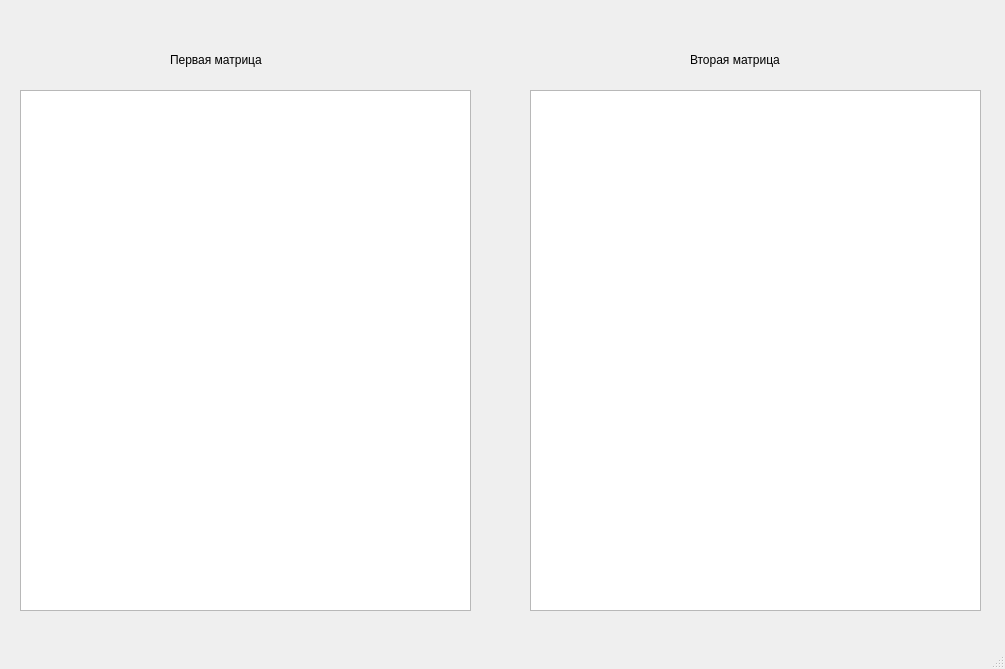
<?xml version="1.0" encoding="UTF-8"?>
<ui version="4.0">
 <class>MainWindow</class>
 <widget class="QMainWindow" name="MainWindow">
  <property name="geometry">
   <rect>
    <x>0</x>
    <y>0</y>
    <width>1005</width>
    <height>669</height>
   </rect>
  </property>
  <property name="windowTitle">
   <string>MainWindow</string>
  </property>
  <widget class="QWidget" name="centralwidget">
   <widget class="QTableWidget" name="tableWidget">
    <property name="geometry">
     <rect>
      <x>20</x>
      <y>90</y>
      <width>451</width>
      <height>521</height>
     </rect>
    </property>
   </widget>
   <widget class="QTableWidget" name="tableWidget_2">
    <property name="geometry">
     <rect>
      <x>530</x>
      <y>90</y>
      <width>451</width>
      <height>521</height>
     </rect>
    </property>
   </widget>
   <widget class="QLabel" name="label">
    <property name="geometry">
     <rect>
      <x>170</x>
      <y>50</y>
      <width>141</width>
      <height>20</height>
     </rect>
    </property>
    <property name="text">
     <string>Первая матрица</string>
    </property>
   </widget>
   <widget class="QLabel" name="label_2">
    <property name="geometry">
     <rect>
      <x>690</x>
      <y>50</y>
      <width>141</width>
      <height>20</height>
     </rect>
    </property>
    <property name="text">
     <string>Вторая матрица</string>
    </property>
   </widget>
  </widget>
  <widget class="QMenuBar" name="menubar">
   <property name="geometry">
    <rect>
     <x>0</x>
     <y>0</y>
     <width>1005</width>
     <height>22</height>
    </rect>
   </property>
  </widget>
  <widget class="QStatusBar" name="statusbar"/>
 </widget>
 <resources/>
 <connections/>
</ui>
